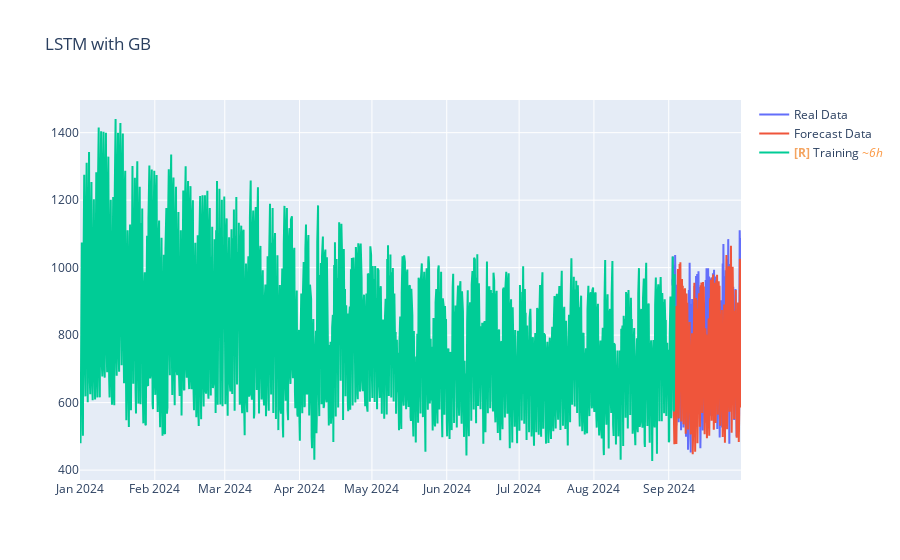

Notebook source saved alongside this figure:
### Code cell
fig = go.Figure()
fig.update_layout(title="LSTM with GB ")
fig.add_trace(go.Scatter(x=df_test['ds'], y=df_test['y'], mode='lines', name='Real Data'))
fig.add_trace(go.Scatter(x=df_test['ds'], y=out_test.reshape(-1), mode='lines', name='Forecast Data'))
fig.add_trace(go.Scatter(x=df_train['ds'], y=df_train['y'], mode='lines', name='Training'))
fig.show()

### Figure 1 — Plotly figure (JSON) as saved in the notebook; plotly's stock layout.template omitted (floating-point values rounded to 4 significant figures; data arrays with more than 128 entries replaced by an {"elided": "..."} marker saying what was removed)
{"data": [{"mode": "lines", "name": "Real Data", "type": "scatter", "uid": "ca798491-3d6b-44b5-918e-e7ad507f8011", "x": {"elided": "684 str values"}, "y": {"elided": "684 float values"}}, {"mode": "lines", "name": "Forecast Data", "type": "scatter", "uid": "4ea3f47a-8686-4cde-b00f-0e0c7a4a0d1d", "x": {"elided": "684 str values"}, "y": {"elided": "684 float values"}}, {"mode": "lines", "name": "<b style=\"color:sandybrown\">[R]</b> Training <i style=\"color:#fc9944\">~6h</i>", "type": "scatter", "uid": "9f2ea026-4ed8-42f9-a496-c8b89c46184c", "x": {"elided": "1000 str values"}, "y": {"elided": "1000 float values"}}], "layout": {"title": {"text": "LSTM with GB "}}}
